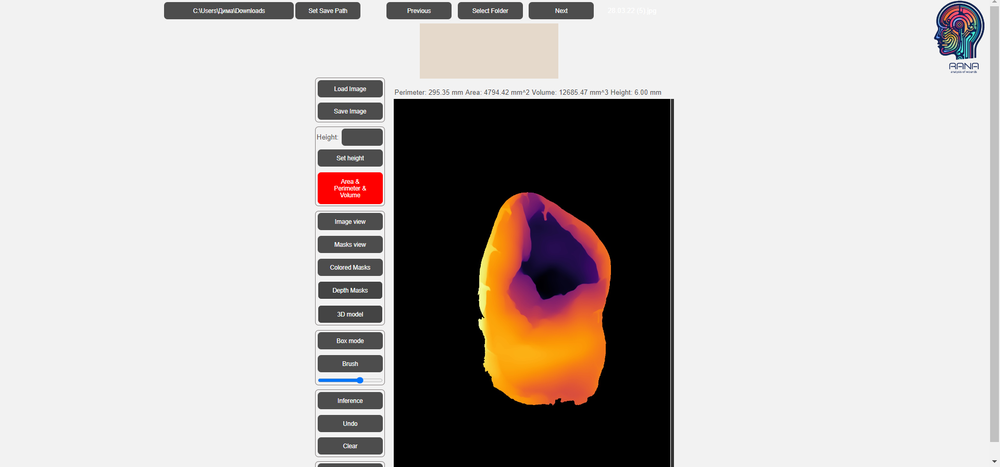
#> input picture images/depth.png, 1000 x 467 px, shrunk from 1920 x 897 before the run
$ python -i calculate_area.py   (imports and definitions only)
#> lines starting #> are read from the running program, lines starting #| are printed output that depends on the picture; after the words box and inside, x2 and y2 are one past the last pixel; in counts of white or black regions, pixels touching at a corner belong together
#> further down, picture is the input picture: shape (467, 1000, 3); mean B, G, R 180.7, 183.1, 188.9
import numpy as np
import cv2
import copy

def get_len_square_side_px(img): # original image
    gray = cv2.cvtColor(img, cv2.COLOR_BGR2GRAY)
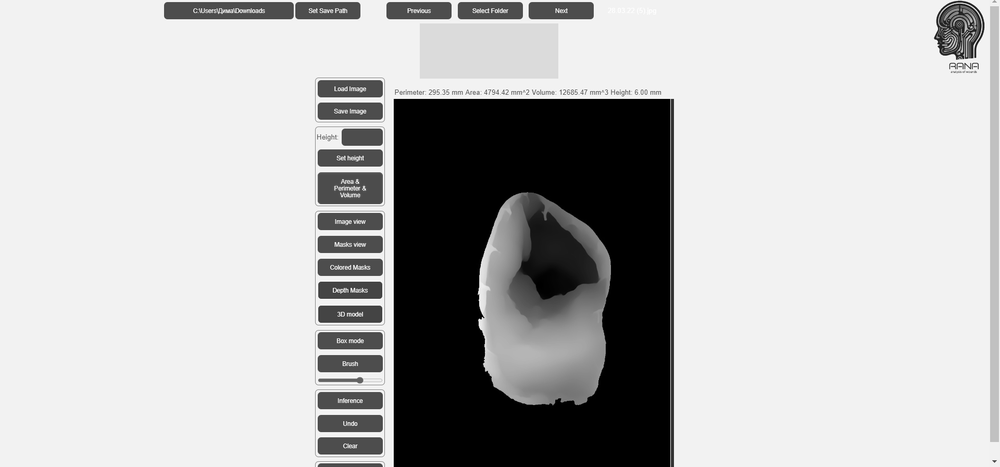
#> gray: shape (467, 1000); min 0, max 255, mean 184.6
    blurred = cv2.GaussianBlur(gray, (9, 9), 0)
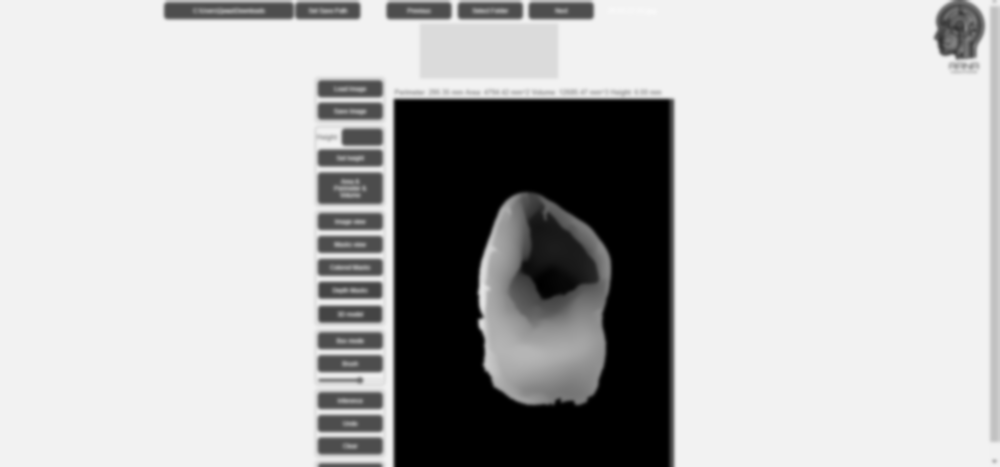
#> blurred: shape (467, 1000); min 0, max 248, mean 184.5
    thresh = cv2.adaptiveThreshold(blurred, 255, cv2.ADAPTIVE_THRESH_GAUSSIAN_C, cv2.THRESH_BINARY, 11, 2)
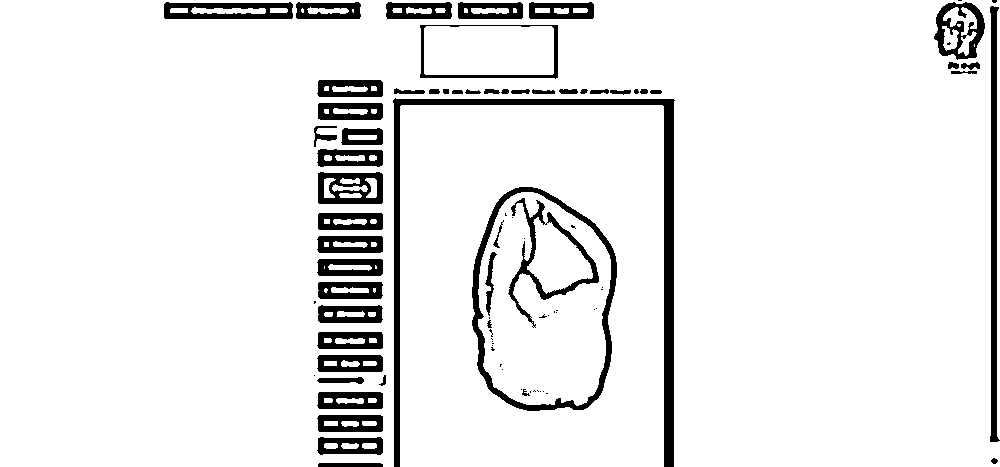
#> thresh: shape (467, 1000); 91.9% white; 88 black regions (34 under 20 px)
    contours, _ = cv2.findContours(thresh, cv2.RETR_TREE, cv2.CHAIN_APPROX_SIMPLE)
#> contours = 166 contours, 62 with area under 20; largest, box (x1, y1, x2, y2) and area: (0, 0, 1000, 467) 358764, (400, 105, 664, 467) 94942, (471, 186, 618, 412) 26781, (478, 192, 611, 406) 22732, (419, 24, 559, 80) 7459
    max_len=-1
    blended = copy.deepcopy(img)
    for cnt in contours:
        approx = cv2.approxPolyDP(cnt, 0.01*cv2.arcLength(cnt, True), True)
        area = cv2.contourArea(cnt)
        if len(approx) == 4 and area > 1000:
            # using boundingRect to find the correct box
            x, y, w, h = cv2.boundingRect(cnt)
            ratio = float(w)/h
            len_side = (w+h)/2
            if ratio >= 0.8 and ratio <= 1.2 and len_side>max_len:
                max_len = len_side
                approx1 = approx
                # using arcLength to calculate the area
                side_length_in_pixels = cv2.arcLength(cnt, True)/4
#> this loop made 166 passes
#> (approx, area, x, y, w, h, ratio, len_side) on pass 1: ([[401, 105], [400, 466], [663, 466], [663, 106]], 94942, 400, 105, 264, 362, 0.729, 313)
#> (area, x, y, w, h, ratio, len_side) on passes 139 to 140: (7459, 419, 24, 140, 56, 2.5, 98), (6169, 424, 26, 130, 49, 2.65, 89.5)
#> after the loop, max_len = -1
    if max_len!=-1:
        blended = cv2.drawContours(blended, [approx1], -1, (0,255,255), 5)
        return blended, side_length_in_pixels #in pixels
    else:
        print("Error: Square not found ", max_len)
#| Error: Square not found  -1
        return blended, -1


def get_area_and_perim_px(img): # gray image
    contours, hierarchy = cv2.findContours(img, cv2.RETR_CCOMP, cv2.CHAIN_APPROX_NONE)
    wound_area = 0
    wound_perimeter = 0
    for num, cnt in enumerate(contours):
        #calculate area in pixels
        contour_area = cv2.contourArea(cnt)
        if hierarchy[0, num][3] != -1:
            wound_area -= contour_area
        else:
            wound_area += contour_area
        #calculate perimeter in pixels
        wound_perimeter += cv2.arcLength(cnt, True)

    return wound_area, wound_perimeter # in pixels


side_length_square_in_mm = 20

def get_perim_mm(perim_in_px, len_side): # in px
    side_length_square_in_px = len_side
    real_length_per_px = side_length_square_in_mm / side_length_square_in_px
    perim = real_length_per_px * perim_in_px
    return perim # in mm


area_square_in_mm = side_length_square_in_mm**2

def get_area_mm(area_in_px, len_side): #in px
    area_square_in_px = len_side*len_side
    real_area_per_px = area_square_in_mm / area_square_in_px
    # object area in mm^2
    area_in_mm = real_area_per_px * area_in_px
    return area_in_mm, real_area_per_px # in mm^2


def get_area_and_perim_in_mm(img, masks): # original image and mask
    darkImg = np.zeros((img.shape[0], img.shape[1]))
    for mask in masks:
        darkImg[mask['mask']==True] = 255
    darkImg = darkImg.astype(np.uint8)
    # get length of square side in pixels
    processed_image, len_side = get_len_square_side_px(img)
    # calculate area and perimeter in pixels
    area_px, perim_px = get_area_and_perim_px(darkImg)
    area_mm, real_area_per_px = get_area_mm(area_px, len_side)
    perim_mm = get_perim_mm(perim_px, len_side)

    return processed_image, area_mm, perim_mm, real_area_per_px

>>> import cv2
>>> picture = cv2.imread('images/depth.png')
>>> result = get_len_square_side_px(picture)

$ run again, on images/image3.png
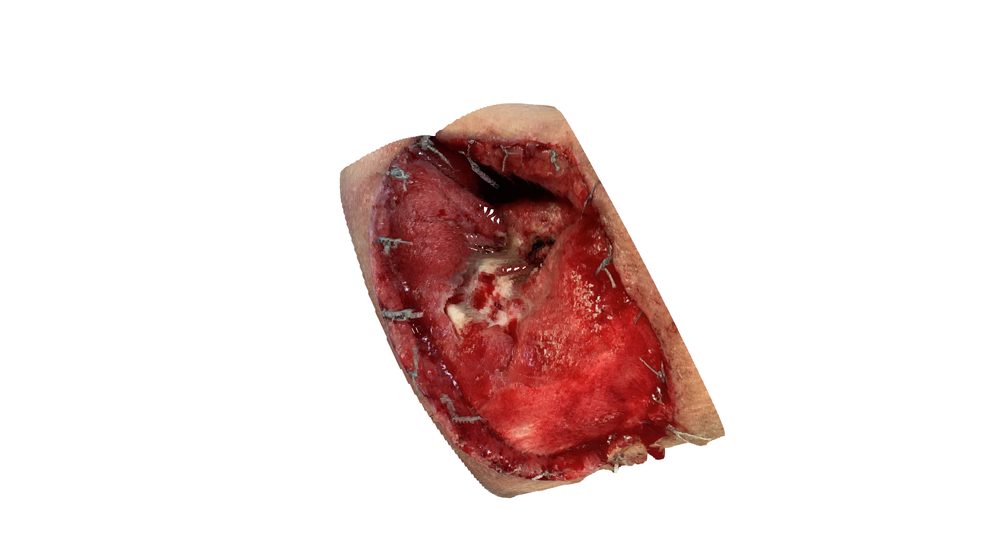
#> input picture images/image3.png, 1000 x 557 px, shrunk from 1868 x 1040 before the run
#> picture is the input picture: shape (557, 1000, 3); mean B, G, R 220.5, 221.8, 236.2
#> in get_len_square_side_px, `gray = cv2.cvtColor(img, cv2.COLOR_BGR2GRAY)`:
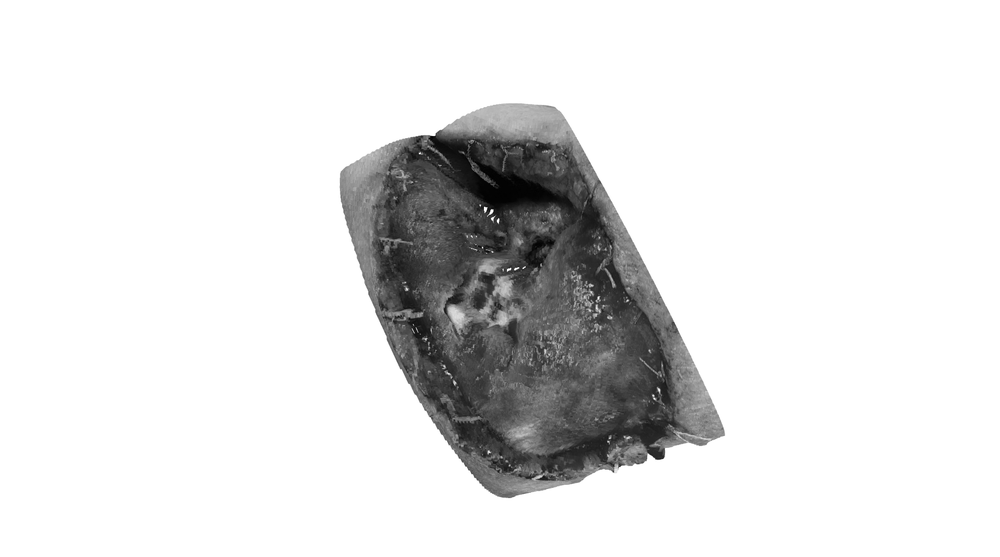
#> gray: shape (557, 1000); min 0, max 255, mean 226
#> in get_len_square_side_px, `thresh = cv2.adaptiveThreshold(blurred, 255, cv2.ADAPTIVE_THRESH_GAUSS..`:
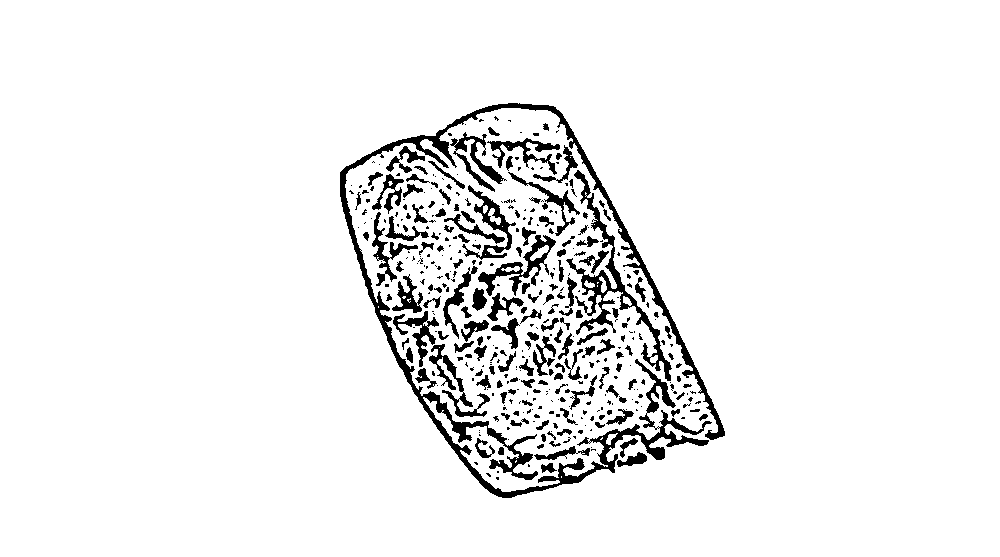
#> thresh: shape (557, 1000); 93.9% white; 401 black regions (237 under 20 px)
#> contours = 590 contours, 354 with area under 20; largest, box (x1, y1, x2, y2) and area: (0, 0, 1000, 557) 555444, (339, 102, 726, 499) 11826, (565, 169, 673, 382) 3294, (477, 234, 557, 297) 1489, (461, 184, 517, 261) 1260
#> the loop in get_len_square_side_px, `for cnt in contours:` made 590 passes
#> (approx, area, x, y, w, h, ratio, len_side) on pass 1: ([[0, 0], [0, 556], [999, 556], [999, 0]], 555444, 0, 0, 1000, 557, 1.8, 778.5)
#> after the loop in get_len_square_side_px, `for cnt in contours:`: max_len = -1
#| Error: Square not found  -1
